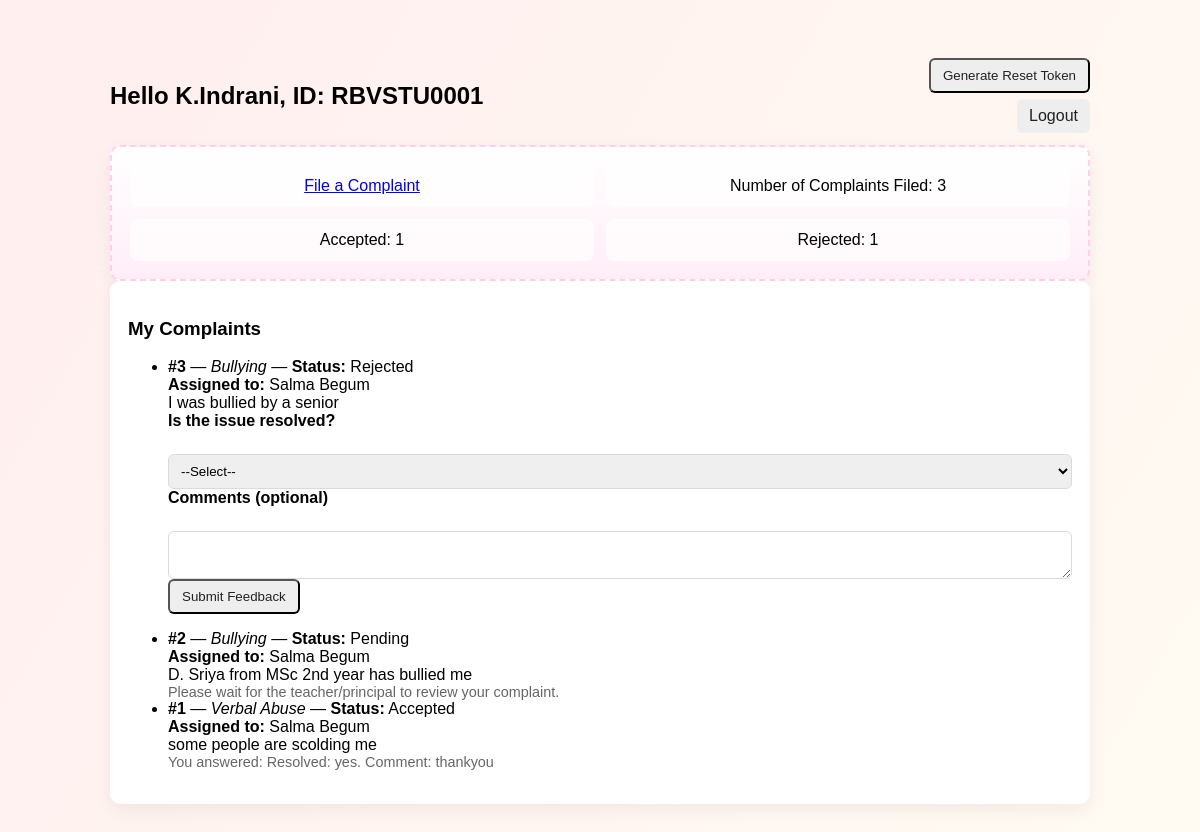
Page /student_dashboard (signed in) on the earlier database version.
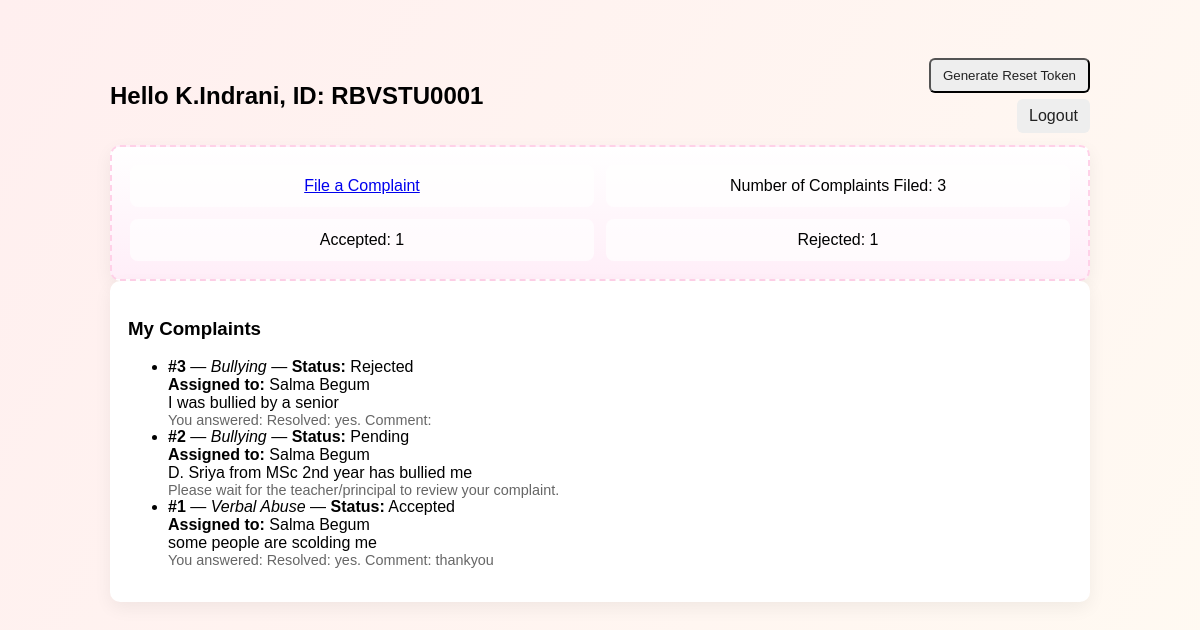
Same page on the later database version.
### tables this page shows
CREATE TABLE students (
    id INTEGER PRIMARY KEY AUTOINCREMENT,
    name TEXT NOT NULL,
    unique_code TEXT NOT NULL UNIQUE,
    mentor_id INTEGER,
    roll_no TEXT,
    extra TEXT,
    created_at DATETIME DEFAULT CURRENT_TIMESTAMP,
    FOREIGN KEY (mentor_id) REFERENCES teachers(id)
);

CREATE TABLE complaints (
    id INTEGER PRIMARY KEY AUTOINCREMENT,
    student_id INTEGER NOT NULL,
    teacher_id INTEGER NOT NULL,
    category TEXT,
    description TEXT,
    attachment TEXT,
    status TEXT DEFAULT 'Pending',
    reason TEXT,
    created_at DATETIME DEFAULT CURRENT_TIMESTAMP,
    FOREIGN KEY (student_id) REFERENCES students(id),
    FOREIGN KEY (teacher_id) REFERENCES teachers(id)
);

CREATE TABLE teachers (
    id INTEGER PRIMARY KEY AUTOINCREMENT,
    name TEXT NOT NULL,
    teacher_code TEXT NOT NULL UNIQUE,
    performance_accepted INTEGER DEFAULT 0,
    performance_rejected INTEGER DEFAULT 0,
    created_at DATETIME DEFAULT CURRENT_TIMESTAMP
);

CREATE TABLE feedback (
    id INTEGER PRIMARY KEY AUTOINCREMENT,
    complaint_id INTEGER NOT NULL,
    student_feedback TEXT,
    created_at DATETIME DEFAULT CURRENT_TIMESTAMP,
    FOREIGN KEY (complaint_id) REFERENCES complaints(id)
);

### app.py (the view)
    def wrapper(*args, **kwargs):
        if not is_logged_in():
            flash('You must be logged in', 'danger')
            return redirect(url_for('index'))
        return f(*args, **kwargs)

### app.py (called while the page is built)
def get_db():
    conn = sqlite3.connect(DB_PATH)
    conn.row_factory = sqlite3.Row
    return conn

def is_logged_in():
    return 'user_id' in session

def require_login(f):
    def wrapper(*args, **kwargs):
        if not is_logged_in():
            flash('You must be logged in', 'danger')
            return redirect(url_for('index'))
        return f(*args, **kwargs)
    wrapper.__name__ = f.__name__
    return wrapper

### templates/student_dashboard.html (shortened to what this page needs)
﻿<!doctype html>
<html>
<head>
  <link rel="stylesheet" href="/static/css/common.css">
  <link rel="stylesheet" href="/static/css/student.css">
</head>
<body class="student-bg">
  <div class="container">
    <header>
      <div style="display:flex; align-items:center; gap:18px; width:100%; justify-content:space-between;">
        <div>
          <h2>Hello {{ student['name'] }}, ID: {{ student['unique_code'] }}</h2>
        </div>
        <div style="text-align:right">
          {% if reset_token %}
            <div style="font-family:monospace; background:#f7f7f7; padding:6px 10px; border-radius:6px; display:inline-block; margin-right:8px">Token: {{ reset_token }}</div>
            <div class="muted" style="display:block; font-size:0.85rem">Expires: {{ reset_expires }}</div>
          {% else %}
            <form method="post" action="/generate_token" style="display:inline">
              <button class="btn" type="submit">Generate Reset Token</button>
            </form>
          {% endif %}
          <div style="margin-top:6px"><a href="/logout" class="btn">Logout</a></div>
        </div>
      </div>
    </header>
    <main>
      <section class="bunny-panel card">
        <div class="panel-grid">
          <div class="panel-item"><a href="/complaint/new">File a Complaint</a></div>
          <div class="panel-item" id="total-count">Number of Complaints Filed: {{ total }}</div>
          <div class="panel-item" id="accepted-count">Accepted: {{ accepted }}</div>
          <div class="panel-item" id="rejected-count">Rejected: {{ rejected }}</div>
        </div>
      </section>
      <section class="card">
        <h3>My Complaints</h3>
        {% if complaints %}
          <ul class="complaint-list">
          {% for c in complaints %}
            <li class="complaint-item">
              <strong>#{{ c['id'] }}</strong> — <em>{{ c['category'] }}</em> — <strong>Status:</strong> {{ c['status'] }}<br>
              <strong>Assigned to:</strong> {{ c['teacher_name'] or 'Unassigned' }}<br>
              <div>{{ c['description'] }}</div>
              {% set fb = feedback_map.get(c['id']) %}
              {% if fb %}
                <div class="muted">You answered: {{ fb['student_feedback'] }}</div>
              {% else %}
                {% if c['status'] != 'Pending' %}
                  <form method="post" action="/complaint/feedback" class="small-form">
                    <label>Is the issue resolved?</label><br>
                    <select name="resolved" required>
                      <option value="">--Select--</option>
                    </select><br>
                    <label>Comments (optional)</label><br>
                    <textarea name="comment" rows="2" style="width:100%"></textarea><br>
                    <button type="submit" class="btn">Submit Feedback</button>
                  </form>
                {% else %}
                  <div class="muted">Please wait for the teacher/principal to review your complaint.</div>
                {% endif %}
              {% endif %}
            </li>
          {% endfor %}
          </ul>
        {% else %}
          <div>No complaints filed yet.</div>
        {% endif %}
      </section>
    </main>
  </div>
</body>
</html>

### static/css/common.css (style rules this page uses)
.container { max-width:980px; margin:20px auto; }
.card { background:white; padding:18px; border-radius:10px; box-shadow:0 6px 18px rgba(0,0,0,0.06); }
header { display:flex; align-items:center; justify-content:space-between; gap:20px; margin-bottom:12px }
.btn { display:inline-block; background:#eee; padding:8px 12px; border-radius:6px; text-decoration:none; color:#222 }
.muted { color:#666; font-size:0.9rem }

### static/css/student.css (style rules this page uses)
.bunny-panel { background: linear-gradient(180deg,#fff,#ffeef8); border:2px dashed #ffd1e8 }
.panel-grid { display:grid; grid-template-columns:repeat(2,1fr); gap:12px }
.panel-item { padding:12px; border-radius:8px; background:rgba(255,255,255,0.7); text-align:center }

### templates/student_dashboard.html (style rules this page uses)
.panel-item { transition: transform 0.3s, box-shadow 0.3s; cursor: pointer; }

Differences in the rows shown:
shown differently, row unchanged: complaints "Rejected": resolved "--Select--" → (not shown); text "Is the issue resolved? Comments (optional) Submit Feedback" → "You answered:"
added feedback: student_feedback "Resolved: yes. Comment:"
